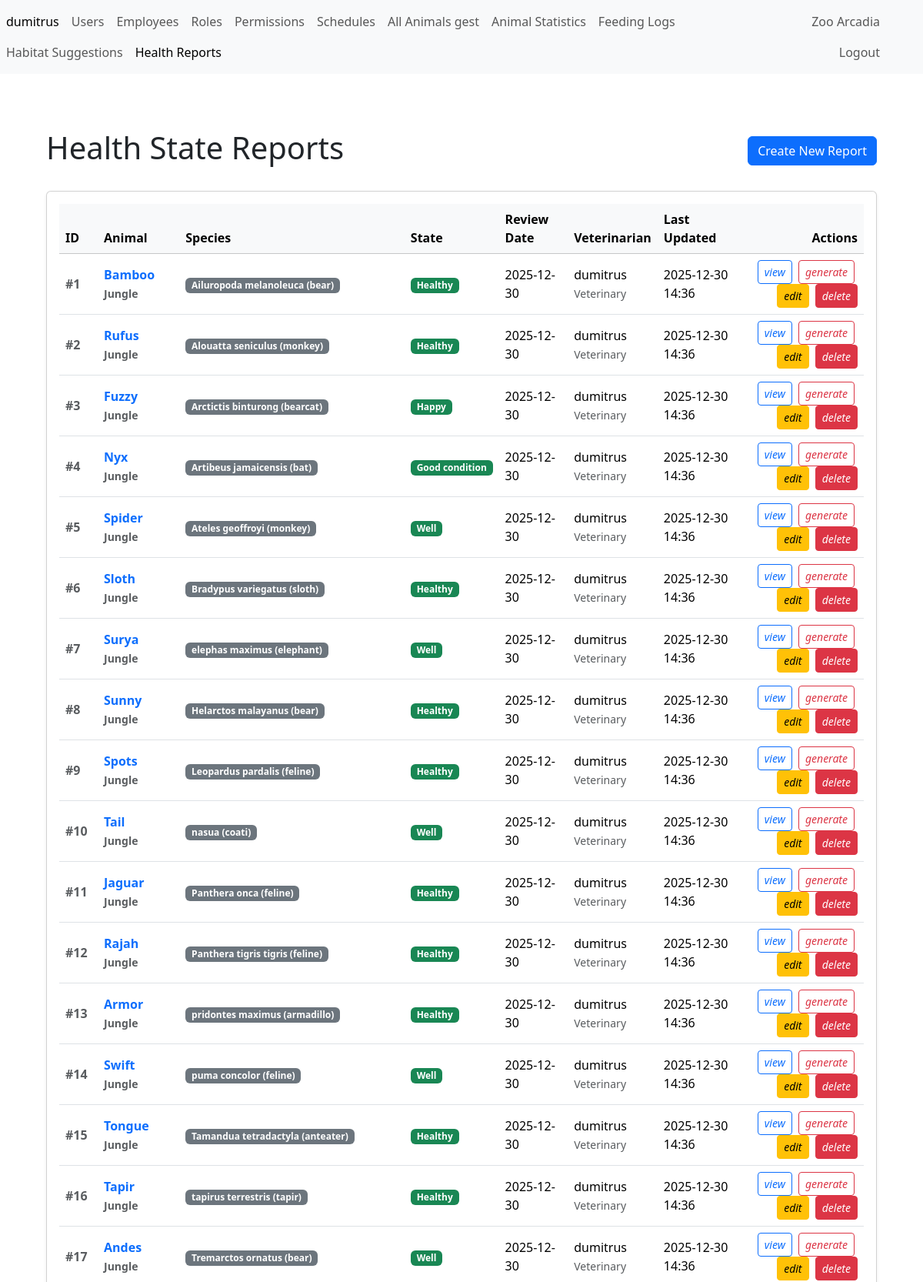
Page /vreports/gest/start (signed in, upper part) on the committed database.
### tables this page shows
CREATE TABLE health_state_report (
    id_hs_report INT AUTO_INCREMENT PRIMARY KEY,
     

    full_animal_id INT NOT NULL,
     

    hsr_state ENUM('healthy', 'sick', 'quarantined', 'injured', 'happy', 'sad', 'depressed', 'terminal', 'infant', 'hungry', 'well', 'good_condition', 'angry', 'aggressive', 'nervous', 'anxious', 'recovering', 'pregnant', 'malnourished', 'dehydrated', 'stressed') NOT NULL,
     

    review_date TIMESTAMP NOT NULL DEFAULT CURRENT_TIMESTAMP,
     

    vet_obs TEXT NOT NULL,
     

    checked_by INT NULL,
     

    updated_at TIMESTAMP DEFAULT CURRENT_TIMESTAMP ON UPDATE CURRENT_TIMESTAMP,
     

    opt_details TEXT
     
);

CREATE TABLE animal_general (
    id_animal_g INT AUTO_INCREMENT PRIMARY KEY,
     
    animal_name VARCHAR(50) NOT NULL,
     
    gender ENUM('male', 'female') NOT NULL,
     
    specie_id INT NOT NULL  
     
);

CREATE TABLE habitats (
    id_habitat INT AUTO_INCREMENT PRIMARY KEY,
     
    habitat_name VARCHAR(100) NOT NULL,
     
    description_habitat VARCHAR(50)  
);

CREATE TABLE specie  (
    id_specie  INT AUTO_INCREMENT PRIMARY KEY,
     
    category_id INT NOT NULL,
     
    specie_name VARCHAR(200) NOT NULL  
     
);

CREATE TABLE users (
    id_user INT AUTO_INCREMENT PRIMARY KEY,
     
    username VARCHAR(50) NOT NULL UNIQUE,
     
    psw VARCHAR(255) NOT NULL,
     
    role_id INT DEFAULT NULL,
     
    employee_id INT NULL UNIQUE,
     
    is_active BOOLEAN NOT NULL DEFAULT TRUE,
     
    created_at TIMESTAMP DEFAULT CURRENT_TIMESTAMP,
     
    updated_at TIMESTAMP DEFAULT CURRENT_TIMESTAMP ON UPDATE CURRENT_TIMESTAMP
     
);

CREATE TABLE roles (
    id_role INT AUTO_INCREMENT PRIMARY KEY,
     
    role_name VARCHAR(50) NOT NULL UNIQUE,
     
    role_description TEXT,
     
     
    created_at TIMESTAMP DEFAULT CURRENT_TIMESTAMP,
     
    updated_at TIMESTAMP DEFAULT CURRENT_TIMESTAMP ON UPDATE CURRENT_TIMESTAMP  
);

### App/vreports/vreportsRouter.php (called while the page is built)
<?php
require_once __DIR__ . '/../../includes/functions.php';
handleDomainRouting('vreports', __DIR__);

### public/index.php (called while the page is built, shortened)
<?php
require_once __DIR__ . '/../database/connection.php';
require_once __DIR__ . '/../includes/functions.php';
require_once __DIR__ . '/../App/router.php';
?>

### database/connection.php (called while the page is built, shortened)
<?php
class DB {
    private static $instance = null;
    public static function createInstance() {
        if (!isset(self::$instance)) {
            $optionsPDO[PDO::ATTR_ERRMODE] = PDO::ERRMODE_EXCEPTION;
            self::$instance = new PDO(
                "mysql:host=" . DB_HOST . ";dbname=" . DB_NAME . ";charset=utf8",
                DB_USER,
                DB_PASS,
                $optionsPDO
            );
        }
        return self::$instance;
    }
}

### App/vreports/models/healthStateReport.php (called while the page is built, shortened)
<?php
require_once __DIR__ . '/../../../database/connection.php';
class HealthStateReport {
    private $db;
    public function __construct() {
        $this->db = DB::createInstance();
    }
    public function getAll() {
        $sql = "SELECT hsr.*,
                       ag.animal_name,
                       ag.gender,
                       s.specie_name,
                       c.category_name,
                       h.habitat_name,
                       u.username AS checked_by_username,
                       r.role_name
                FROM health_state_report hsr
                JOIN animal_full af ON hsr.full_animal_id = af.id_full_animal
                JOIN animal_general ag ON af.animal_g_id = ag.id_animal_g
                JOIN specie s ON ag.specie_id = s.id_specie
                LEFT JOIN category c ON s.category_id = c.id_category
                LEFT JOIN habitats h ON af.habitat_id = h.id_habitat
                LEFT JOIN users u ON hsr.checked_by = u.id_user
                LEFT JOIN roles r ON u.role_id = r.id_role
                ORDER BY hsr.review_date DESC, hsr.updated_at DESC";
        $stmt = $this->db->prepare($sql);
        $stmt->execute();
        return $stmt->fetchAll(PDO::FETCH_OBJ);
    }
}

### App/vreports/views/gest/start.php (the view, shortened to what this page needs)
<?php
require_once __DIR__ . '/../../../../includes/functions.php';
function getStateBadgeClass($state) {
    $stateColors = [
        'healthy' => 'success',
        'well' => 'success',
        'good_condition' => 'success',
        'happy' => 'success',
        'sick' => 'danger',
        'injured' => 'danger',
        'malnourished' => 'danger',
        'dehydrated' => 'danger',
        'quarantined' => 'warning',
        'terminal' => 'warning',
        'recovering' => 'info',
        'pregnant' => 'info',
        'sad' => 'warning',
        'depressed' => 'warning',
        'stressed' => 'warning',
        'nervous' => 'warning',
        'anxious' => 'warning',
        'hungry' => 'warning',
        'angry' => 'danger',
        'aggressive' => 'danger',
        'infant' => 'secondary'
    ];
    return $stateColors[$state] ?? 'secondary';
}
?>
<div class="container mt-4">
    <div class="d-flex justify-content-between align-items-center mb-4">
        <h1>Health State Reports</h1>
        <?php
        if (hasPermission('vet_reports-create')):
        ?>
            <a href="/vreports/gest/create" class="btn btn-primary">
                <i class="bi bi-plus-circle"></i> Create New Report
            </a>
        <?php endif; ?>
    </div>
    <div class="card shadow-sm">
        <div class="card-body">
            <div class="table-responsive">
                <table class="table table-hover align-middle">
                    <thead class="table-light">
                        <tr>
                            <th style="width: 50px;">ID</th>
                            <th>Animal</th>
                            <th>Species</th>
                            <th>State</th>
                            <th>Review Date</th>
                            <th>Veterinarian</th>
                            <th>Last Updated</th>
                            <th class="text-end">Actions</th>
                        </tr>
                    </thead>
                    <tbody>
                        <?php if (!empty($reports)): ?>
                            <?php foreach ($reports as $report): ?>
                                <tr>
                                    <td class="fw-bold text-muted">#<?= $report->id_hs_report ?? 'N/A' ?></td>
                                    <td class="fw-bold">
                                        <a href="/vreports/gest/view?id=<?= $report->id_hs_report ?>" class="text-decoration-none">
                                            <?= htmlspecialchars($report->animal_name ?? 'N/A') ?>
                                        </a>
                                        <?php if ($report->habitat_name): ?>
                                            <br><small class="text-muted"><?= htmlspecialchars($report->habitat_name) ?></small>
                                        <?php endif; ?>
                                    </td>
                                    <td>
                                        <span class="badge bg-secondary">
                                            <?= htmlspecialchars($report->specie_name ?? 'N/A') ?>
                                        </span>
                                    </td>
                                    <td>
                                        <span class="badge bg-<?= getStateBadgeClass($report->hsr_state) ?>">
                                            <?= htmlspecialchars(ucfirst(str_replace('_', ' ', $report->hsr_state))) ?>
                                        </span>
                                    </td>
                                    <td>
                                        <?php
                                            $date = new DateTime($report->review_date);
                                            echo $date->format('Y-m-d');
                                        ?>
                                    </td>
                                    <td>
                                        <?= htmlspecialchars($report->checked_by_username ?? 'Unknown') ?>
                                        <?php if ($report->role_name): ?>
                                            <br><small class="text-muted"><?= htmlspecialchars($report->role_name) ?></small>
                                        <?php endif; ?>
                                    </td>
                                    <td>
                                        <?php
                                            $updated = new DateTime($report->updated_at);
                                            echo $updated->format('Y-m-d H:i');
                                        ?>
                                    </td>
                                    <td class="text-end">
                                        <?php
                                        if (hasPermission('vet_reports-view')):
                                        ?>
                                            <a href="/vreports/gest/view?id=<?= $report->id_hs_report ?>"
                                               class="btn btn-sm btn-outline-primary me-1"
                                               title="View Report">
                                                <i class="bi bi-eye">view</i>
                                            </a>
                                        <a href="/vreports/gest/generatePDF?id=<?= $report->id_hs_report ?>"
                                               class="btn btn-sm btn-outline-danger me-1"
                                               title="Generate PDF"
                                               target="_blank">
                                                <i class="bi bi-file-pdf">generate</i>
                                            </a>
                                        <?php endif; ?>
                                        <?php
                                        if (hasPermission('vet_reports-edit')):
                                        ?>
                                            <a href="/vreports/gest/edit?id=<?= $report->id_hs_report ?>"
                                               class="btn btn-sm btn-warning me-1"
                                               title="Edit Report">
                                                <i>edit</i>
                                            </a>
                                        <?php endif; ?>
                                        <?php
                                        $isAdmin = isset($_SESSION['user']['role_name']) && $_SESSION['user']['role_name'] === 'Admin';
                                        if (hasPermission('vet_reports-edit') || $isAdmin):
                                        ?>
                                            <a href="/vreports/gest/delete?id=<?= $report->id_hs_report ?>"
                                               class="btn btn-sm btn-danger"
                                               onclick="return confirm('Are you sure you want to delete this health report?');"
                                               title="Delete Report">
                                                <i>delete</i>
                                            </a>
                                        <?php endif; ?>
                                    </td>
                                </tr>
                            <?php endforeach; ?>
                        <?php endif; ?>
                    </tbody>
                </table>
            </div>
        </div>
    </div>
</div>

### rows in the picture
health_state_report: id_hs_report "1", animal_general.animal_name "Bamboo", habitats.habitat_name "Jungle", specie.specie_name "Ailuropoda melanoleuca (bear)", hsr_state "Healthy", review_date "2025-12-30", users.username "dumitrus", roles.role_name "Veterinary", updated_at "2025-12-30 14:36"
health_state_report: id_hs_report "2", animal_general.animal_name "Rufus", habitats.habitat_name "Jungle", specie.specie_name "Alouatta seniculus (monkey)", hsr_state "Healthy", review_date "2025-12-30", users.username "dumitrus", roles.role_name "Veterinary", updated_at "2025-12-30 14:36"
health_state_report: id_hs_report "3", animal_general.animal_name "Fuzzy", habitats.habitat_name "Jungle", specie.specie_name "Arctictis binturong (bearcat)", hsr_state "Happy", review_date "2025-12-30", users.username "dumitrus", roles.role_name "Veterinary", updated_at "2025-12-30 14:36"
health_state_report: id_hs_report "4", animal_general.animal_name "Nyx", habitats.habitat_name "Jungle", specie.specie_name "Artibeus jamaicensis (bat)", hsr_state "Good condition", review_date "2025-12-30", users.username "dumitrus", roles.role_name "Veterinary", updated_at "2025-12-30 14:36"
health_state_report: id_hs_report "5", animal_general.animal_name "Spider", habitats.habitat_name "Jungle", specie.specie_name "Ateles geoffroyi (monkey)", hsr_state "Well", review_date "2025-12-30", users.username "dumitrus", roles.role_name "Veterinary", updated_at "2025-12-30 14:36"
health_state_report: id_hs_report "6", animal_general.animal_name "Sloth", habitats.habitat_name "Jungle", specie.specie_name "Bradypus variegatus (sloth)", hsr_state "Healthy", review_date "2025-12-30", users.username "dumitrus", roles.role_name "Veterinary", updated_at "2025-12-30 14:36"
health_state_report: id_hs_report "7", animal_general.animal_name "Surya", habitats.habitat_name "Jungle", specie.specie_name "elephas maximus (elephant)", hsr_state "Well", review_date "2025-12-30", users.username "dumitrus", roles.role_name "Veterinary", updated_at "2025-12-30 14:36"
health_state_report: id_hs_report "8", animal_general.animal_name "Sunny", habitats.habitat_name "Jungle", specie.specie_name "Helarctos malayanus (bear)", hsr_state "Healthy", review_date "2025-12-30", users.username "dumitrus", roles.role_name "Veterinary", updated_at "2025-12-30 14:36"
health_state_report: id_hs_report "9", animal_general.animal_name "Spots", habitats.habitat_name "Jungle", specie.specie_name "Leopardus pardalis (feline)", hsr_state "Healthy", review_date "2025-12-30", users.username "dumitrus", roles.role_name "Veterinary", updated_at "2025-12-30 14:36"
health_state_report: id_hs_report "10", animal_general.animal_name "Tail", habitats.habitat_name "Jungle", specie.specie_name "nasua (coati)", hsr_state "Well", review_date "2025-12-30", users.username "dumitrus", roles.role_name "Veterinary", updated_at "2025-12-30 14:36"
health_state_report: id_hs_report "11", animal_general.animal_name "Jaguar", habitats.habitat_name "Jungle", specie.specie_name "Panthera onca (feline)", hsr_state "Healthy", review_date "2025-12-30", users.username "dumitrus", roles.role_name "Veterinary", updated_at "2025-12-30 14:36"
health_state_report: id_hs_report "12", animal_general.animal_name "Rajah", habitats.habitat_name "Jungle", specie.specie_name "Panthera tigris tigris (feline)", hsr_state "Healthy", review_date "2025-12-30", users.username "dumitrus", roles.role_name "Veterinary", updated_at "2025-12-30 14:36"
health_state_report: id_hs_report "13", animal_general.animal_name "Armor", habitats.habitat_name "Jungle", specie.specie_name "pridontes maximus (armadillo)", hsr_state "Healthy", review_date "2025-12-30", users.username "dumitrus", roles.role_name "Veterinary", updated_at "2025-12-30 14:36"
health_state_report: id_hs_report "14", animal_general.animal_name "Swift", habitats.habitat_name "Jungle", specie.specie_name "puma concolor (feline)", hsr_state "Well", review_date "2025-12-30", users.username "dumitrus", roles.role_name "Veterinary", updated_at "2025-12-30 14:36"
health_state_report: id_hs_report "15", animal_general.animal_name "Tongue", habitats.habitat_name "Jungle", specie.specie_name "Tamandua tetradactyla (anteater)", hsr_state "Healthy", review_date "2025-12-30", users.username "dumitrus", roles.role_name "Veterinary", updated_at "2025-12-30 14:36"
health_state_report: id_hs_report "16", animal_general.animal_name "Tapir", habitats.habitat_name "Jungle", specie.specie_name "tapirus terrestris (tapir)", hsr_state "Healthy", review_date "2025-12-30", users.username "dumitrus", roles.role_name "Veterinary", updated_at "2025-12-30 14:36"
health_state_report: id_hs_report "17", animal_general.animal_name "Andes", habitats.habitat_name "Jungle", specie.specie_name "Tremarctos ornatus (bear)", hsr_state "Well", review_date "2025-12-30", users.username "dumitrus", roles.role_name "Veterinary", updated_at "2025-12-30 14:36"

### other values in the picture
$_SESSION["user"]["username"] "dumitrus"
